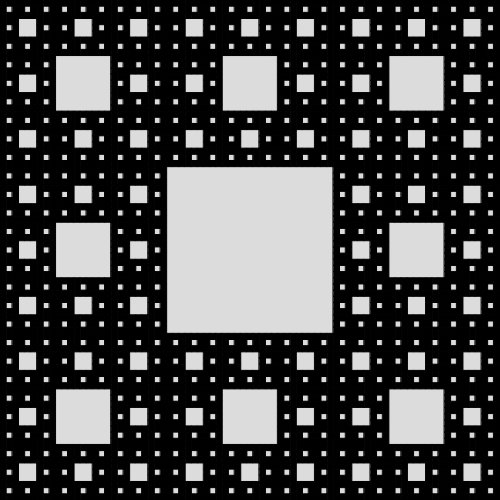
Frame 1 (no input)
Frame 60 (no input): identical to frame 1, image omitted
Frame 120 (the mouse pressed at the canvas centre since frame 60): identical to frame 1, image omitted

The p5.js sketch that drew this single still picture (run headless with seeded random() and noise() and a simulated clock; from frame 60 on, the mouse is pressed at the canvas centre):

// p5.js sketch
// ── sketch.js
let iterations = 4;
let square_width;
let square_array;

function setup() {
  createCanvas(500, 500);
  rectMode(CENTER);
  square_width = width;
  square_array = new Array();
  build_sponge(createVector(0, 0), square_width, iterations);
}

function draw() {
  background(220);
  stroke(0);
  fill(0)
  translate(width/2, height/2)
  for (let i = 0; i < square_array.length; i++) {
    push()
    translate(square_array[i].vector.x, square_array[i].vector.y)
    rect(0,0,square_array[i].square_width,square_array[i].square_width)
    pop()
  }
}

function build_sponge(center, square_width, iterations) {
  square_width = square_width / 3
  if (iterations == 1) {
    for (let i = -1; i <= 1; i++) {
      for (let j = -1; j <= 1; j++) {
        if (!(i == 0 && j == 0)) {
        
          square_array.push({
            vector:
            createVector(
              center.x + i * square_width,
              center.y + j * square_width
            ),
            square_width: square_width
          }
          )
        }
      }
    }
    return;
  } else {
    for (let i = -1; i <= 1; i++) {
      for (let j = -1; j <= 1; j++) {
        if (!(i == 0 && j == 0)) { 
        
          build_sponge(
            createVector(
              center.x + i * square_width,
              center.y + j * square_width
            ),
            square_width,
            iterations - 1
          );
        }
      }
    }
  }
}
